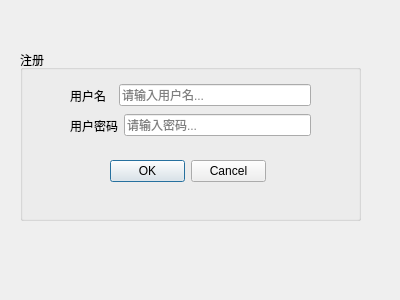
<?xml version="1.0" encoding="UTF-8"?>
<ui version="4.0">
 <class>Form</class>
 <widget class="QWidget" name="Form">
  <property name="geometry">
   <rect>
    <x>0</x>
    <y>0</y>
    <width>400</width>
    <height>300</height>
   </rect>
  </property>
  <property name="windowTitle">
   <string>Form</string>
  </property>
  <widget class="QGroupBox" name="signin_groupbox">
   <property name="geometry">
    <rect>
     <x>20</x>
     <y>50</y>
     <width>341</width>
     <height>171</height>
    </rect>
   </property>
   <property name="title">
    <string>注册</string>
   </property>
   <widget class="QWidget" name="horizontalLayoutWidget_3">
    <property name="geometry">
     <rect>
      <x>50</x>
      <y>30</y>
      <width>241</width>
      <height>31</height>
     </rect>
    </property>
    <layout class="QHBoxLayout" name="usernamehl">
     <item>
      <widget class="QLabel" name="name_label">
       <property name="styleSheet">
        <string notr="true">QPushButton{
background-color: rgb(179, 214, 230);
color: white;
border:2px solid #000000;
padding: 16px 32px;
text-align: center;
font-size: 16px;
margin:4px 2px;
border-radius: 12px;
hover{color: black};
hover{background-color: white};
hover{border: 2px solid #000000}
}</string>
       </property>
       <property name="text">
        <string>用户名  </string>
       </property>
      </widget>
     </item>
     <item>
      <widget class="QLineEdit" name="name_text">
       <property name="toolTip">
        <string/>
       </property>
       <property name="whatsThis">
        <string>id</string>
       </property>
       <property name="inputMethodHints">
        <set>Qt::ImhDigitsOnly</set>
       </property>
       <property name="inputMask">
        <string comment="*"/>
       </property>
       <property name="text">
        <string extracomment="请输入用户id"/>
       </property>
       <property name="maxLength">
        <number>100000</number>
       </property>
       <property name="placeholderText">
        <string>请输入用户名...</string>
       </property>
      </widget>
     </item>
    </layout>
   </widget>
   <widget class="QWidget" name="horizontalLayoutWidget_2">
    <property name="geometry">
     <rect>
      <x>50</x>
      <y>60</y>
      <width>241</width>
      <height>31</height>
     </rect>
    </property>
    <layout class="QHBoxLayout" name="userkeyhl">
     <item>
      <widget class="QLabel" name="key_label">
       <property name="text">
        <string>用户密码</string>
       </property>
      </widget>
     </item>
     <item>
      <widget class="QLineEdit" name="key_text">
       <property name="placeholderText">
        <string>请输入密码...</string>
       </property>
      </widget>
     </item>
    </layout>
   </widget>
   <widget class="QDialogButtonBox" name="siginbuttons">
    <property name="geometry">
     <rect>
      <x>90</x>
      <y>110</y>
      <width>156</width>
      <height>23</height>
     </rect>
    </property>
    <property name="standardButtons">
     <set>QDialogButtonBox::Cancel|QDialogButtonBox::Ok</set>
    </property>
   </widget>
  </widget>
 </widget>
 <resources/>
 <connections/>
</ui>
